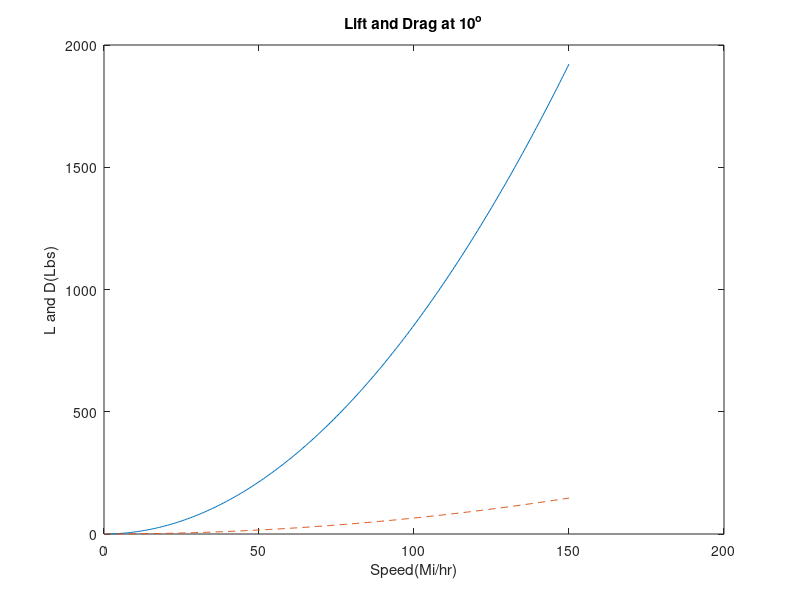

The MATLAB script that drew this image: (Note: this script raises an error after producing the figure.)
%Activity 2.9 (10pts) 
%Constants:
AD = 0.002378;
Angle = 10;
S = 36;

%Airspeed:
V = [0:0.5:150]*(5280/3600);

%Lift:
CL = [4.47e-5,1.15e-3,6.66e-2,0.102];
L = 0.5*AD*S*polyval(CL,Angle).*V.^2;

%Drag:
CD = [5.75e-6,5.09e-4,1.81e-4,1.25e-2];
D = 0.5*AD*S*polyval(CD,Angle).*V.^2;

%Graph:
plot(V*(3600/5280),L,V*(3600/5280),D,'--');
title('Lift and Drag at 10^o');
xlabel('Speed(Mi/hr)'),ylabel('L and D(Lbs)'),gtext('L'),gtext('D')